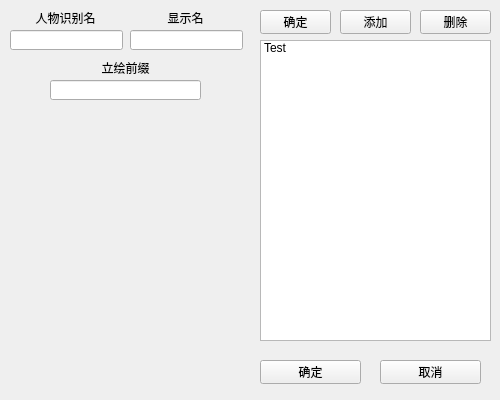
<?xml version="1.0" encoding="UTF-8"?>
<ui version="4.0">
 <class>CharaEdit</class>
 <widget class="QWidget" name="CharaEdit">
  <property name="windowModality">
   <enum>Qt::ApplicationModal</enum>
  </property>
  <property name="geometry">
   <rect>
    <x>0</x>
    <y>0</y>
    <width>500</width>
    <height>400</height>
   </rect>
  </property>
  <property name="windowTitle">
   <string>人物编辑</string>
  </property>
  <widget class="QPushButton" name="btnDialogEditExit">
   <property name="geometry">
    <rect>
     <x>380</x>
     <y>360</y>
     <width>101</width>
     <height>24</height>
    </rect>
   </property>
   <property name="text">
    <string>取消</string>
   </property>
  </widget>
  <widget class="QPushButton" name="btnDialogEditDefine">
   <property name="geometry">
    <rect>
     <x>260</x>
     <y>360</y>
     <width>101</width>
     <height>24</height>
    </rect>
   </property>
   <property name="text">
    <string>确定</string>
   </property>
  </widget>
  <widget class="QListWidget" name="listWidget">
   <property name="geometry">
    <rect>
     <x>260</x>
     <y>40</y>
     <width>231</width>
     <height>301</height>
    </rect>
   </property>
   <item>
    <property name="text">
     <string>Test</string>
    </property>
   </item>
  </widget>
  <widget class="QPushButton" name="btnAddChara">
   <property name="geometry">
    <rect>
     <x>340</x>
     <y>10</y>
     <width>71</width>
     <height>24</height>
    </rect>
   </property>
   <property name="text">
    <string>添加</string>
   </property>
  </widget>
  <widget class="QPushButton" name="btnDelChara">
   <property name="geometry">
    <rect>
     <x>420</x>
     <y>10</y>
     <width>71</width>
     <height>24</height>
    </rect>
   </property>
   <property name="text">
    <string>删除</string>
   </property>
  </widget>
  <widget class="QLineEdit" name="charaTag">
   <property name="geometry">
    <rect>
     <x>10</x>
     <y>30</y>
     <width>113</width>
     <height>20</height>
    </rect>
   </property>
   <property name="placeholderText">
    <string/>
   </property>
  </widget>
  <widget class="QLabel" name="label01">
   <property name="geometry">
    <rect>
     <x>30</x>
     <y>10</y>
     <width>71</width>
     <height>16</height>
    </rect>
   </property>
   <property name="text">
    <string>人物识别名</string>
   </property>
   <property name="alignment">
    <set>Qt::AlignCenter</set>
   </property>
  </widget>
  <widget class="QLabel" name="label01_2">
   <property name="geometry">
    <rect>
     <x>150</x>
     <y>10</y>
     <width>71</width>
     <height>16</height>
    </rect>
   </property>
   <property name="text">
    <string>显示名</string>
   </property>
   <property name="alignment">
    <set>Qt::AlignCenter</set>
   </property>
  </widget>
  <widget class="QLineEdit" name="charaName">
   <property name="geometry">
    <rect>
     <x>130</x>
     <y>30</y>
     <width>113</width>
     <height>20</height>
    </rect>
   </property>
   <property name="placeholderText">
    <string/>
   </property>
  </widget>
  <widget class="QWidget" name="verticalLayoutWidget">
   <property name="geometry">
    <rect>
     <x>30</x>
     <y>120</y>
     <width>211</width>
     <height>271</height>
    </rect>
   </property>
   <layout class="QVBoxLayout" name="verticalLayout"/>
  </widget>
  <widget class="QLabel" name="label01_3">
   <property name="geometry">
    <rect>
     <x>90</x>
     <y>60</y>
     <width>71</width>
     <height>16</height>
    </rect>
   </property>
   <property name="text">
    <string>立绘前缀</string>
   </property>
   <property name="alignment">
    <set>Qt::AlignCenter</set>
   </property>
  </widget>
  <widget class="QLineEdit" name="charaPrefix">
   <property name="geometry">
    <rect>
     <x>50</x>
     <y>80</y>
     <width>151</width>
     <height>20</height>
    </rect>
   </property>
   <property name="placeholderText">
    <string/>
   </property>
  </widget>
  <widget class="QPushButton" name="btnDefineChara">
   <property name="geometry">
    <rect>
     <x>260</x>
     <y>10</y>
     <width>71</width>
     <height>24</height>
    </rect>
   </property>
   <property name="text">
    <string>确定</string>
   </property>
  </widget>
 </widget>
 <resources/>
 <connections/>
</ui>
